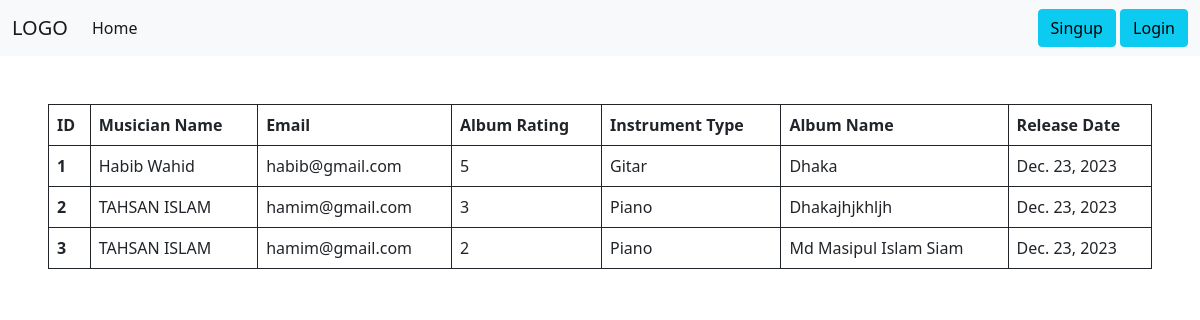
The page / on the database its author committed.
### album/models.py (models this page shows)
class Album(models.Model):
    name = models.CharField(max_length=100)
    musician = models.ForeignKey(Musician, on_delete= models.CASCADE )
    release_date = models.DateField(auto_now_add=True)
    RATING_CHOICES = [
        (1, 1),
        (2, 2),
        (3, 3),
        (4,  4),
        (5, 5),
        ]
    rating = models.IntegerField(choices = RATING_CHOICES)
    def __str__(self):
        return self.name

### musician/models.py (models this page shows, shortened)
class Musician(models.Model):
    first_name = models.CharField(max_length=100)
    last_name = models.CharField(max_length=100)
    email = models.EmailField(max_length=100)
    phone = models.IntegerField(max_length=12)
    instument_type = models.CharField(max_length=20)

### project/views.py (the view)
# urls.py: path('', HomePage, name="home"),
def HomePage(request):
    album_data = Album.objects.all()
    print(album_data)
    return render(request, 'home.html', {'album_data': album_data})

### templates/home.html (shortened to what this page needs)
{% extends "base.html" %}
{% load static %}
{% block content %}
<div class="mx-5">
    <table class="table table-bordered border-dark mt-5">
        <thead>
          <tr>
            <th scope="col">ID</th>
            <th scope="col">Musician Name</th>
            <th scope="col">Email</th>
            <th scope="col">Album Rating</th>
            <th scope="col">Instrument Type</th>
            <th scope="col">Album Name</th>
            <th scope="col">Release Date</th>
          </tr>
        </thead>
        <tbody>
            {% for album in album_data %}
          <tr>
            <th> {{forloop.counter}} </th>
            {% if user.is_authenticated %}
            <td><a href="{% url 'musician_edit' album.musician.id %}"> {{ album.musician.first_name }} {{ album.musician.last_name }} </a></td>
            {% else %}
            <td>{{ album.musician.first_name }} {{ album.musician.last_name }}</td>
            {% endif %}
            <td> {{ album.musician.email }} </td>
            <td> {{ album.rating }}</td>
            <td> {{ album.musician.instument_type }}</td>
            <td> {{ album.name }}</td>
            <td> {{ album.release_date }}</td>
          </tr>
          {% endfor %}
        </tbody>
      </table>
</div>
{% endblock content %}

### templates/base.html (shortened to what this page needs)
{% load static %}
<!DOCTYPE html>
<html>
    <head>
        <link rel="stylesheet" href="{% static 'css/style.css' %}">
        <link href="https://cdn.jsdelivr.net/npm/bootstrap@5.0.2/dist/css/bootstrap.min.css" rel="stylesheet">
    </head>
    <body>
        <nav class="navbar navbar-expand-lg navbar-light bg-light">
                <div class="container-fluid">
                <a class="navbar-brand" href="">LOGO</a>
                <div class="collapse navbar-collapse" id="navbarSupportedContent">
                <ul class="navbar-nav me-auto mb-2 mb-lg-0">
                    <li class="nav-item">
                    <a class="nav-link active" aria-current="page" href="{% url 'home' %}">Home</a>
                    </li>
                </ul>
                <div>
                    {% if not user.is_authenticated %}
                    <a class="btn btn-info" href="">Singup</a>
                    <a class="btn btn-info" href="">Login</a>
                    {% else %}
                    <a class="btn btn-info" href="">Profile</a>
                    <a class="btn btn-info" href="">Logout</a>
                    {% endif %}
                </div>
                </div>
            </div>
        </nav>
       <main class="main">
        {% block content %}
        {% endblock content %}
       </main>
    </body>
</html>

### rows shown on the page
Album: musician.first_name "Habib", musician.last_name "Wahid", musician.email "habib@gmail.com", rating "5", musician.instument_type "Gitar", name "Dhaka", release_date "Dec. 23, 2023"
Album: musician.first_name "TAHSAN", musician.last_name "ISLAM", musician.email "hamim@gmail.com", rating "3", musician.instument_type "Piano", name "Dhakajhjkhljh", release_date "Dec. 23, 2023"
Album: musician.first_name "TAHSAN", musician.last_name "ISLAM", musician.email "hamim@gmail.com", rating "2", musician.instument_type "Piano", name "Md Masipul Islam Siam", release_date "Dec. 23, 2023"
